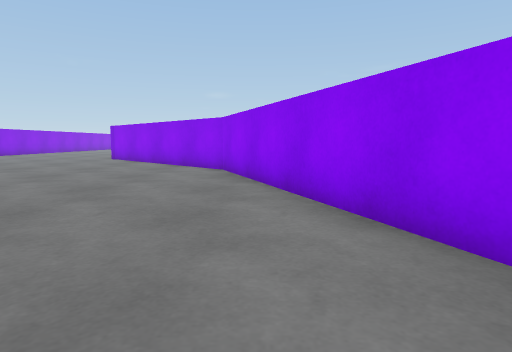
view 1 (above)

16 first-person views from a walk through a Unity game level. The camera is 0.42 m above the floor, tilts 6° down and sees 75° across. The floor is counted in squares, 0.5 m on a side. Each view is taken from the middle of a square. On the plan, view 1 faces up. The plan holds only what a view shows up to about 11 squares ahead; the rest is blank. The place goes on beyond the plan. The player is left out.

view 2
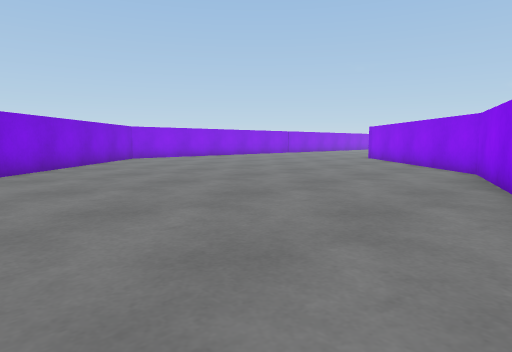

view 3
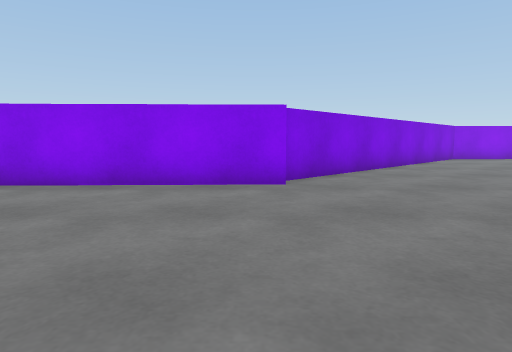

view 4
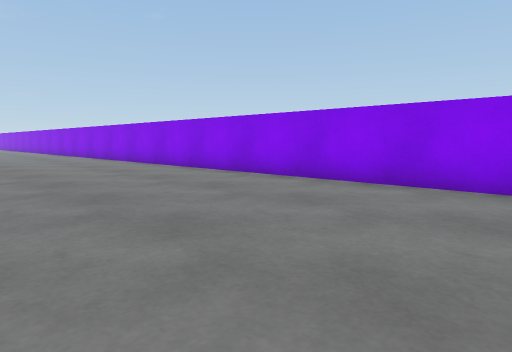

view 5
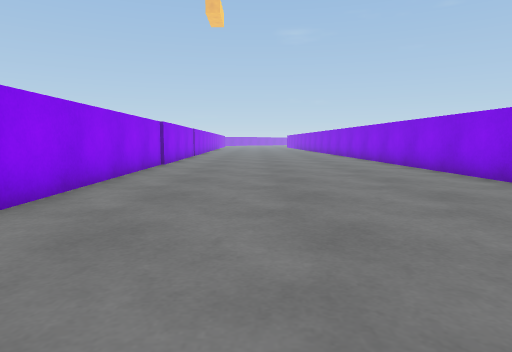

view 6
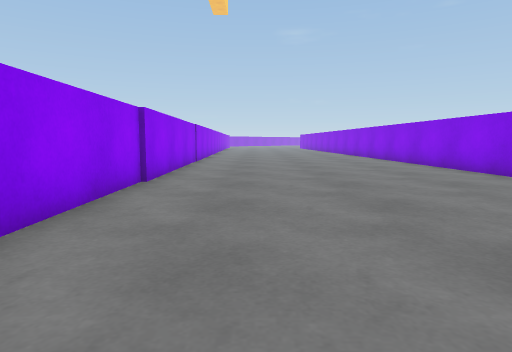

view 7
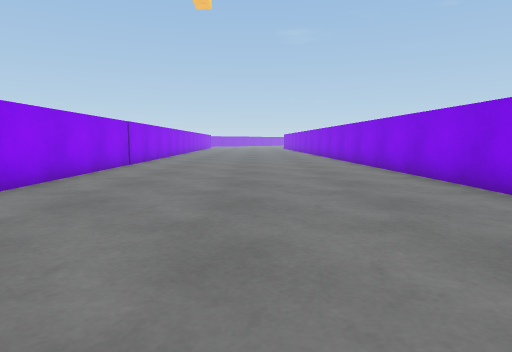

view 8
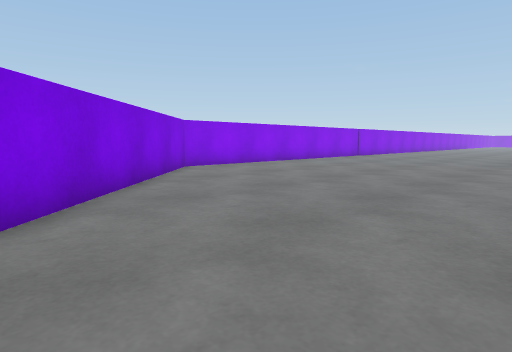

view 9
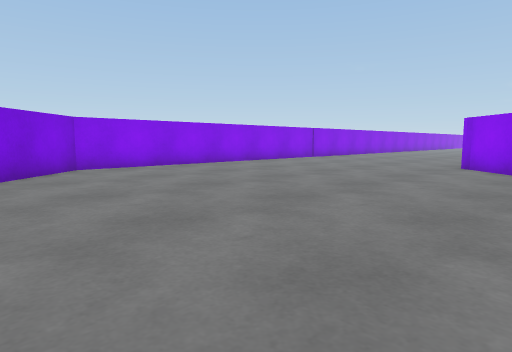

view 10
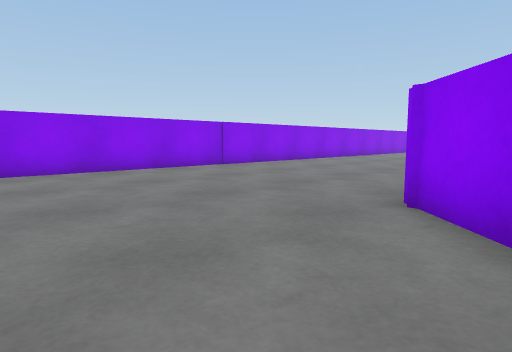

view 11
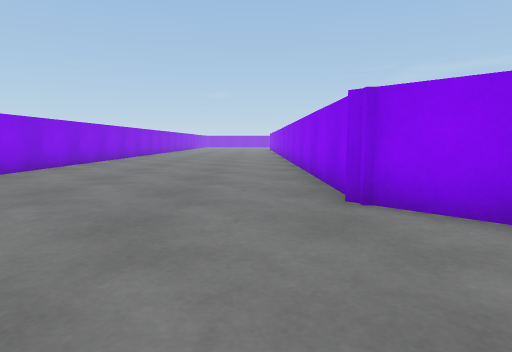

view 12
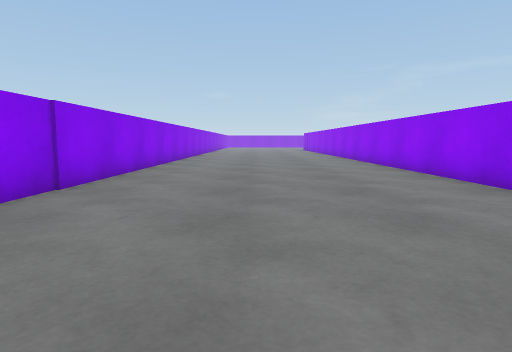

view 13
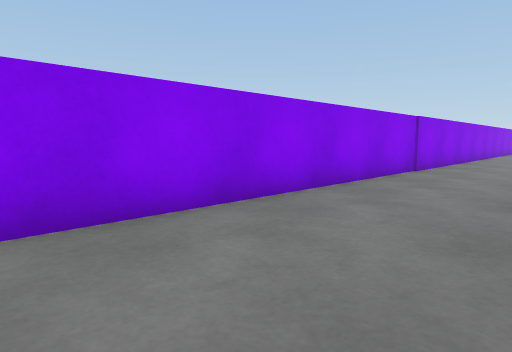

view 14
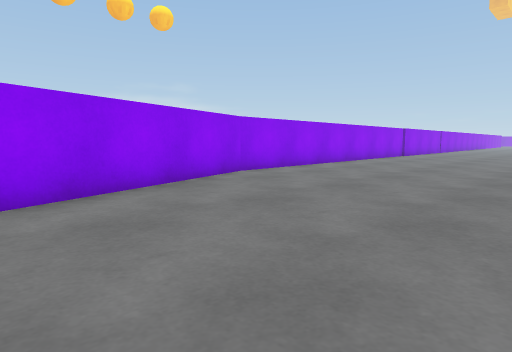

view 15
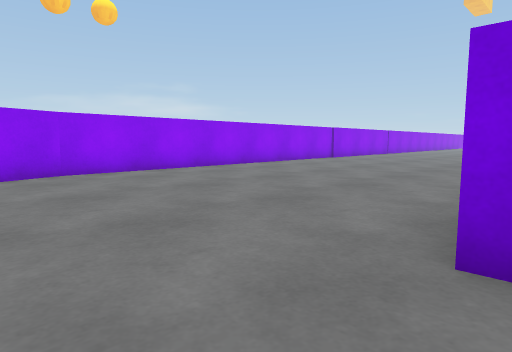

view 16
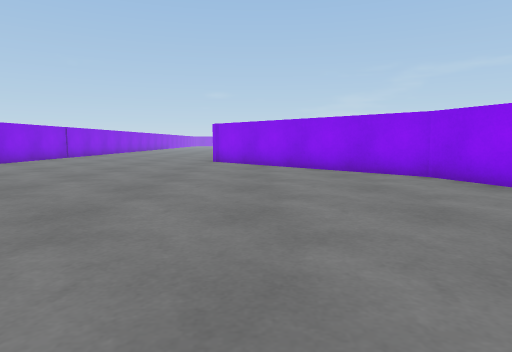

### Floor plan
Points are (right, up) in squares from view 1. A wall is a line through its corners. A room is listed if a view was taken in it or the views show most of it. See-through windows are left out.
Room 1 (views 1, 2, 3, 4, 5, 6, 7, 8, 9, 10, 11, 12, 13, 14, 15, 16)
walls: (-5.4, -1.3) (-4.8, -19.6); (-6.6, 16.1) (-6.6, 23.6); (3.6, -19.5) (3, -1.3) (-1, 9.8) (-6.8, 15.6); (-14.5, 23.6) (-14.4, 7.1) (-6, -1.4)

Where each view was taken, in squares from view 1:
view 1: 0 up, 0 right, facing up
view 2: 0 up, 1 right, facing up-left
view 3: 2 down, 1 right, facing left
view 4: 2 down, 1 right, facing down-left
view 5: 2 down, 0 right, facing down
view 6: 7 down, 1 right, facing down
view 7: 9 down, 1 left, facing down
view 8: 1 up, 5 left, facing up-left
view 9: 4 up, 4 left, facing up-left
view 10: 11 up, 5 left, facing up-left
view 11: 11 up, 8 left, facing up
view 12: 13 up, 11 left, facing up
view 13: 9 up, 11 left, facing up-left
view 14: 5 up, 4 left, facing down-right
view 15: 1 up, 6 left, facing down-right
view 16: 2 up, 5 left, facing up
